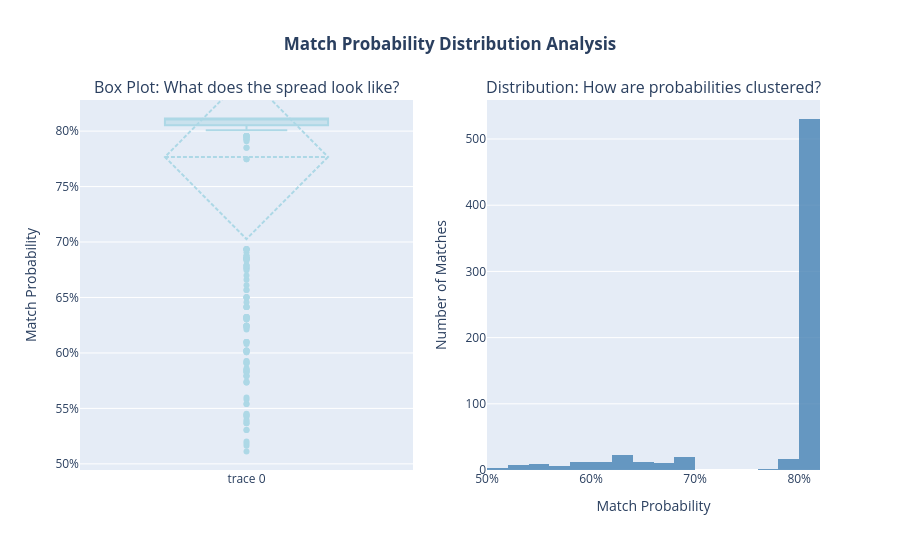

The notebook cell saved with this chart:
### Code cell
import plotly.graph_objects as go
from plotly.subplots import make_subplots
import numpy as np
from scipy import stats

def analyze_probabilities(df):
    """Analyze the distribution of match_probability column with visualizations"""
    probs = df['match_probability'].dropna()
    
    print("=" * 60)
    print("MATCH PROBABILITY ANALYSIS")
    print("=" * 60)
    print(f"\n📊 Total matches analyzed: {len(probs):,}")
    
    print(f"\n📈 SUMMARY STATISTICS")
    print(f"   Average probability: {probs.mean():.1%}")
    print(f"   Middle value (median): {probs.median():.1%}")
    print(f"   Spread (std dev): {probs.std():.3f}")
    print(f"   Range: {probs.min():.1%} to {probs.max():.1%}")
    
    print(f"\n🎯 KEY THRESHOLDS")
    print(f"   25% of matches are below: {probs.quantile(0.25):.1%}")
    print(f"   50% of matches are below: {probs.quantile(0.50):.1%}")
    print(f"   75% of matches are below: {probs.quantile(0.75):.1%}")
    print(f"   90% of matches are below: {probs.quantile(0.90):.1%}")
    print(f"   95% of matches are below: {probs.quantile(0.95):.1%}")
    
    print(f"\n📦 CONFIDENCE GROUPS")
    bins = [0, 0.5, 0.7, 0.8, 0.9, 0.95, 1.0]
    labels = ['Low (<50%)', 'Medium (50-70%)', 'Good (70-80%)', 
              'High (80-90%)', 'Very High (90-95%)', 'Excellent (95%+)']
    counts = pd.cut(probs, bins=bins, include_lowest=True).value_counts().sort_index()
    
    for (bin_range, count), label in zip(counts.items(), labels):
        pct = count / len(probs) * 100
        bar = '█' * int(pct / 2)  # Visual bar
        print(f"   {label:20s}: {count:6,} ({pct:5.1f}%) {bar}")
    
    # Create subplots
    fig = make_subplots(
        rows=1, cols=2,
        subplot_titles=(
            'Box Plot: What does the spread look like?', 
            'Distribution: How are probabilities clustered?'
        )
    )
    
    # Box and whisker plot
    fig.add_trace(
        go.Box(
            y=probs, 
            marker_color='lightblue',
            boxmean='sd',
            hovertemplate='<b>Value: %{y:.1%}</b><extra></extra>',
            showlegend=False  # Remove from legend
        ),
        row=1, col=1
    )
    
    # Simple histogram showing actual distribution
    fig.add_trace(
        go.Histogram(
            x=probs, 
            marker_color='steelblue', 
            opacity=0.8,
            nbinsx=30,
            hovertemplate='Probability: %{x:.1%}<br>Count: %{y}<extra></extra>',
            showlegend=False  # Remove from legend
        ),
        row=1, col=2
    )
    
    # Update layout
    fig.update_xaxes(title_text="Match Probability", tickformat='.0%', row=1, col=2)
    fig.update_yaxes(title_text="Match Probability", tickformat='.0%', row=1, col=1)
    fig.update_yaxes(title_text="Number of Matches", row=1, col=2)
    
    fig.update_layout(
        height=550,
        showlegend=False,  # Hide legend entirely since it's not needed
        title_text="<b>Match Probability Distribution Analysis</b><br>",
        title_x=0.5,
        font=dict(size=12),
        hovermode='closest'
    )
    
    fig.show()
    
    print("\n" + "=" * 60)

analyze_probabilities(df)

### Figure 1 — Plotly figure (JSON) as saved in the notebook; plotly's stock layout.template omitted (floating-point values rounded to 4 significant figures; data arrays with more than 128 entries replaced by an {"elided": "..."} marker saying what was removed)
{"data": [{"boxmean": "sd", "hovertemplate": "<b>Value: %{y:.1%}</b><extra></extra>", "marker": {"color": "lightblue"}, "showlegend": false, "type": "box", "xaxis": "x", "y": {"elided": "661 float values"}, "yaxis": "y"}, {"hovertemplate": "Probability: %{x:.1%}<br>Count: %{y}<extra></extra>", "marker": {"color": "steelblue"}, "nbinsx": 30, "opacity": 0.8, "showlegend": false, "type": "histogram", "x": {"elided": "661 float values"}, "xaxis": "x2", "yaxis": "y2"}], "layout": {"annotations": [{"font": {"size": 16}, "showarrow": false, "text": "Box Plot: What does the spread look like?", "x": 0.225, "xanchor": "center", "xref": "paper", "y": 1, "yanchor": "bottom", "yref": "paper"}, {"font": {"size": 16}, "showarrow": false, "text": "Distribution: How are probabilities clustered?", "x": 0.775, "xanchor": "center", "xref": "paper", "y": 1, "yanchor": "bottom", "yref": "paper"}], "font": {"size": 12}, "height": 550, "hovermode": "closest", "showlegend": false, "title": {"text": "<b>Match Probability Distribution Analysis</b><br>", "x": 0.5}, "xaxis": {"anchor": "y", "domain": [0, 0.45]}, "xaxis2": {"anchor": "y2", "domain": [0.55, 1], "tickformat": ".0%", "title": {"text": "Match Probability"}}, "yaxis": {"anchor": "x", "domain": [0, 1], "tickformat": ".0%", "title": {"text": "Match Probability"}}, "yaxis2": {"anchor": "x2", "domain": [0, 1], "title": {"text": "Number of Matches"}}}}
